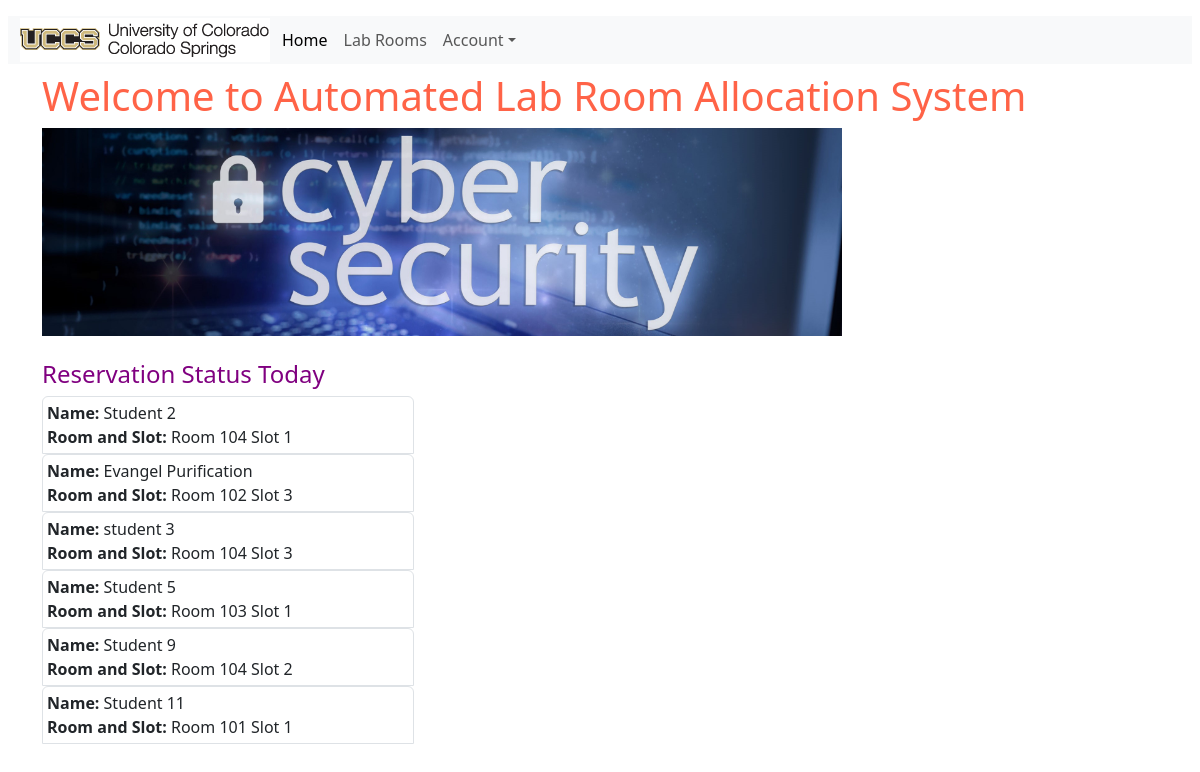
The page / on the database its author committed.
### alras_application/models.py (models this page shows, shortened)
class Student(models.Model):
    MAJOR = (
        ('PhD-CS', 'PhD in Computer Science'),
        ('PhD-Sec', 'PhD in Security'),
        ('MS-CS', 'MS in Computer Science'),
        ('MS-Sec', 'MS in Security'),
    )
    name = models.CharField(max_length=200)
    email = models.CharField("UCCS Email", max_length=200)
    major = models.CharField(max_length=200, choices= MAJOR)
    slot = models.ForeignKey(RoomSlot, on_delete=models.CASCADE, unique=True, default = None)
    purpose = models.CharField(max_length=200)

class RoomSlot(models.Model):
    SLOTS = (
        ('slot-1', '09:00 - 12:00'),
        ('slot-2', '12:00 - 15:00'),
        ('slot-3', '15:00 - 18:00')
    )
    slot = models.CharField(max_length=200, choices= SLOTS)
    title = models.CharField(max_length=200)

### alras_application/views.py (the view)
# urls.py: path('', views.index, name='index'),
def index(request):
    student_active_today = Student.objects.all()
    return render( request, 'alras_application/index.html',{'student_active_today':student_active_today})

### alras_application/templates/alras_application/index.html (shortened to what this page needs)
{% extends "alras_application/base_template.html" %}
{% block content %}
<div class="container justify-content-center">
<h1 style="color:tomato;">Welcome to Automated Lab Room Allocation System</h1>
<img src="static/images/cyberLab_r.jpeg" class="img-fluid" alt="Cinque Terre" width="800" height="600">
</div>
<br>
<div class="container justify-content-center">
<h4 style="color:purple;">Reservation Status Today</h4>
{% for i in student_active_today %}
<div class="col-sm-4 p-1 border rounded-top">
    <div class="container-fluid-sm">
    <strong>Name:</strong> {{i.name}}
    <strong>Room and Slot: </strong>{{ i.slot.title }}
    </div>
</div>
{% endfor %}
</div>
{% endblock %}

### rows shown on the page
Student: name "Student 2", slot "Room 104 Slot 1"
Student: name "Evangel Purification", slot "Room 102 Slot 3"
Student: name "student 3", slot "Room 104 Slot 3"
Student: name "Student 5", slot "Room 103 Slot 1"
Student: name "Student 9", slot "Room 104 Slot 2"
Student: name "Student 11", slot "Room 101 Slot 1"
